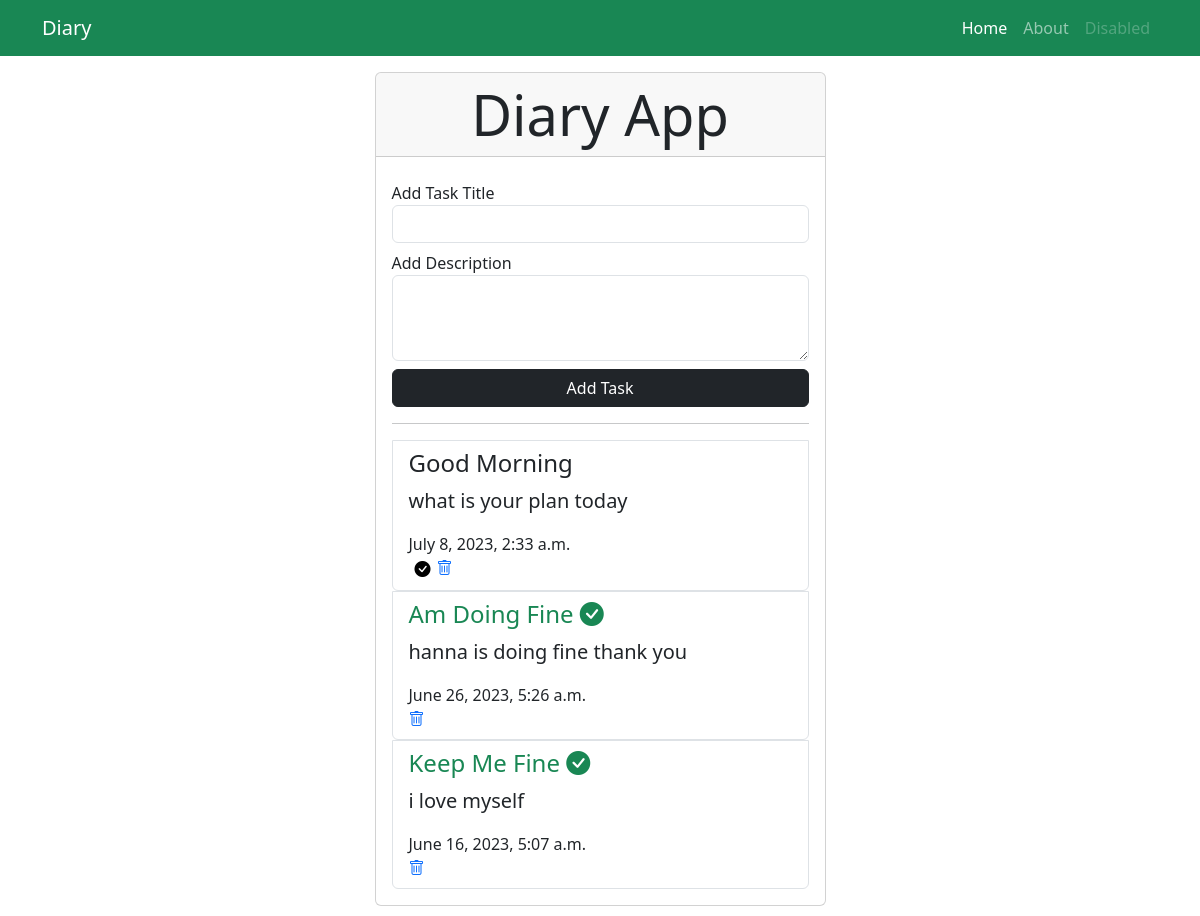
The page / on the database its author committed.
### diaryapp/models.py (models this page shows, shortened)
class  Diary(models.Model):
   title = models.CharField(max_length=225)
   description = models.TextField()
   complete = models.BooleanField(default=False)
   created_at = models.DateTimeField(auto_now_add=True)

### diaryapp/views.py (the view)
# urls.py: path('',views.index,name='index'),
def index(request):
    if request.method =='POST':
        vtitle = request.POST['title']
        vdescription = request.POST['description']
        c = Diary(title = vtitle,description =vdescription)
        c.save()
        return redirect('index')
    ra=Diary.objects.all().order_by('-created_at')[:3]
    context = {
        'alls':ra
    }
    return render (request,'diary/index.html',context)

### templates/diary/index.html (shortened to what this page needs)
{% extends "base.html" %}
  {% block content %}
  <section id="app" class="my-3">
    <div class="container my-3">
      <div class="row">
        <div class="col-md-5 mx-auto">
          <div class="card">
            <div class="card-header display-4 text-center">Diary App</div>
            <div class="card-body">
              <form action="" method="post">
                <div class="form-group my-2">
                  <label for="">Add Task Title</label>
                  <input type="text" name="title" class="form-control" id="title">
                </div>
                <div class="form-group my-2">
                  <label for="">Add Description</label>
                  <textarea name="description" id="desc" cols="30" rows="3" class="form-control"></textarea>
                </div>
                <div class="d-grid">
                  <button type="submit" class="btn btn-dark">Add Task</button>
                </div>
              </form>
              <hr>
              {% if alls %}
                {% for all in alls %}
                <div class="list-group">
                  <a href="{% url 'story' all.id %}" class="link-dark text-decoration-none">
                    <li class="list-group-item">
                      {% if all.complete == True %}
                      <h4 class="text-success"> {{all.title |title}} <i class="bi bi-check-circle-fill"></i> </h4>
                      {% else %}
                      <h4> {{all.title |title}}  </h4>
                      {% endif %}
                      <p class="lead"> {{all.description |truncatewords:10}} </p>
                      <span class="d-block d-flex justify-content-between">
                        {{all.created_at}}
                        <div class="actions">
                          {% if all.complete == True %}
                             <a href="{% url 'delete' all.id %}"><i class="bi bi-trash"></i></a>
                          {% else %}
                             <div class="d-flex">
                              <form action="{% url 'complete' all.id %}" method="post">
                                <button type="submit" class="border-0 bg-white ">
                                  <i class="bi bi-check-circle-fill"></i>
                                </button>
                             </form>
                             <a href="{% url 'delete' all.id %}"><i class="bi bi-trash"></i></a>
                             </div>
                          {% endif %}
                        </div>
                      </span>
                     </li>
                  </a>
                </div>
                {% endfor %}
              {% else %}
                <p class="lead bg-danger text-white">No Diary yet</p>
              {% endif %}
            </div>
          </div>
        </div>
      </div>
    </div>
  </section>
  {% endblock content %}

### templates/base.html (shortened to what this page needs)
{% load static %}
<!DOCTYPE html>
<html lang="en">
<head>
  <link href="https://cdn.jsdelivr.net/npm/bootstrap@5.3.0-alpha1/dist/css/bootstrap.min.css" rel="stylesheet">
  <link rel="stylesheet" href="https://cdn.jsdelivr.net/npm/bootstrap-icons@1.10.3/font/bootstrap-icons.css">
  <link rel="stylesheet" href="{% static 'css/style.css' %}">
</head>
<body>
  {% include "_partials/navbar.html" %}
  {% block content %}
  {% endblock content %}
</body>
</html>

### templates/_partials/navbar.html (shortened to what this page needs)
<nav class="navbar navbar-expand-lg navbar-dark bg-success text-white">
  <div class="container">
    <a class="navbar-brand" href="#">Diary</a>
    <div class="collapse navbar-collapse" id="navbarSupportedContent">
      <ul class="navbar-nav ms-auto">
        <li class="nav-item">
          <a class="nav-link active" aria-current="page" href="{% url 'index' %}">Home</a>
        </li>
        <li class="nav-item">
          <a class="nav-link" href="{% url 'about'  %}">About</a>
        </li>
        <li class="nav-item">
          <a class="nav-link disabled">Disabled</a>
        </li>
      </ul>
    </div>
  </div>
</nav>

### rows shown on the page
Diary: title "Good Morning", description "what is your plan today", created_at "July 8, 2023, 2:33 a.m.", complete False (drawn)
Diary: title "Am Doing Fine", description "hanna is doing fine thank you", created_at "June 26, 2023, 5:26 a.m.", complete True (drawn)
Diary: title "Keep Me Fine", description "i love myself", created_at "June 16, 2023, 5:07 a.m.", complete True (drawn)
